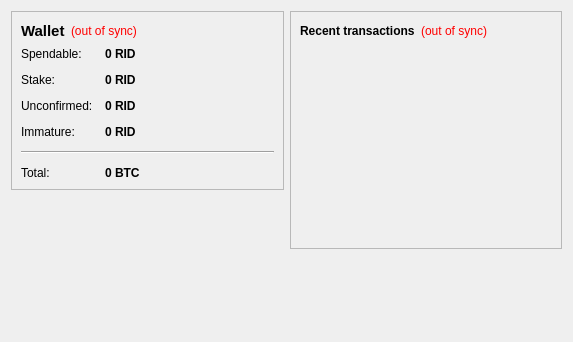
<?xml version="1.0" encoding="UTF-8"?>
<ui version="4.0">
 <class>OverviewPage</class>
 <widget class="QWidget" name="OverviewPage">
  <property name="geometry">
   <rect>
    <x>0</x>
    <y>0</y>
    <width>573</width>
    <height>342</height>
   </rect>
  </property>
  <property name="windowTitle">
   <string>Form</string>
  </property>
  <layout class="QHBoxLayout" name="horizontalLayout" stretch="1,1">
   <item>
    <layout class="QVBoxLayout" name="verticalLayout_2">
     <item>
      <widget class="QFrame" name="frame">
       <property name="frameShape">
        <enum>QFrame::StyledPanel</enum>
       </property>
       <property name="frameShadow">
        <enum>QFrame::Raised</enum>
       </property>
       <layout class="QVBoxLayout" name="verticalLayout_4">
        <item>
         <layout class="QHBoxLayout" name="horizontalLayout_4">
          <item>
           <widget class="QLabel" name="label_5">
            <property name="font">
             <font>
              <pointsize>11</pointsize>
              <weight>75</weight>
              <bold>true</bold>
             </font>
            </property>
            <property name="text">
             <string>Wallet</string>
            </property>
           </widget>
          </item>
          <item>
           <widget class="QLabel" name="labelWalletStatus">
            <property name="toolTip">
             <string>The displayed information may be out of date. Your wallet automatically synchronizes with the RiddlerCoin network after a connection is established, but this process has not completed yet.</string>
            </property>
            <property name="styleSheet">
             <string notr="true">QLabel { color: red; }</string>
            </property>
            <property name="text">
             <string notr="true">(out of sync)</string>
            </property>
            <property name="alignment">
             <set>Qt::AlignLeading|Qt::AlignLeft|Qt::AlignVCenter</set>
            </property>
           </widget>
          </item>
          <item>
           <spacer name="horizontalSpacer_2">
            <property name="orientation">
             <enum>Qt::Horizontal</enum>
            </property>
            <property name="sizeHint" stdset="0">
             <size>
              <width>40</width>
              <height>20</height>
             </size>
            </property>
           </spacer>
          </item>
         </layout>
        </item>
        <item>
         <layout class="QFormLayout" name="formLayout_2">
          <property name="fieldGrowthPolicy">
           <enum>QFormLayout::AllNonFixedFieldsGrow</enum>
          </property>
          <property name="horizontalSpacing">
           <number>12</number>
          </property>
          <property name="verticalSpacing">
           <number>12</number>
          </property>
          <item row="0" column="0">
           <widget class="QLabel" name="label">
            <property name="text">
             <string>Spendable:</string>
            </property>
           </widget>
          </item>
          <item row="0" column="1">
           <widget class="QLabel" name="labelBalance">
            <property name="font">
             <font>
              <weight>75</weight>
              <bold>true</bold>
             </font>
            </property>
            <property name="cursor">
             <cursorShape>IBeamCursor</cursorShape>
            </property>
            <property name="toolTip">
             <string>Your current spendable balance</string>
            </property>
            <property name="text">
             <string notr="true">0 RID</string>
            </property>
            <property name="textInteractionFlags">
             <set>Qt::LinksAccessibleByMouse|Qt::TextSelectableByKeyboard|Qt::TextSelectableByMouse</set>
            </property>
           </widget>
          </item>
          <item row="1" column="0">
           <widget class="QLabel" name="label_6">
            <property name="text">
             <string>Stake:</string>
            </property>
           </widget>
          </item>
          <item row="1" column="1">
           <widget class="QLabel" name="labelStake">
            <property name="font">
             <font>
              <weight>75</weight>
              <bold>true</bold>
             </font>
            </property>
            <property name="cursor">
             <cursorShape>IBeamCursor</cursorShape>
            </property>
            <property name="toolTip">
             <string>Total of coins that was staked, and do not yet count toward the current balance</string>
            </property>
            <property name="text">
             <string notr="true">0 RID</string>
            </property>
            <property name="textInteractionFlags">
             <set>Qt::LinksAccessibleByMouse|Qt::TextSelectableByKeyboard|Qt::TextSelectableByMouse</set>
            </property>
           </widget>
          </item>
          <item row="2" column="0">
           <widget class="QLabel" name="label_3">
            <property name="text">
             <string>Unconfirmed:</string>
            </property>
           </widget>
          </item>
          <item row="2" column="1">
           <widget class="QLabel" name="labelUnconfirmed">
            <property name="font">
             <font>
              <weight>75</weight>
              <bold>true</bold>
             </font>
            </property>
            <property name="cursor">
             <cursorShape>IBeamCursor</cursorShape>
            </property>
            <property name="toolTip">
             <string>Total of transactions that have yet to be confirmed, and do not yet count toward the current balance</string>
            </property>
            <property name="text">
             <string notr="true">0 RID</string>
            </property>
            <property name="textInteractionFlags">
             <set>Qt::LinksAccessibleByMouse|Qt::TextSelectableByKeyboard|Qt::TextSelectableByMouse</set>
            </property>
           </widget>
          </item>
          <item row="3" column="0">
           <widget class="QLabel" name="labelImmatureText">
            <property name="text">
             <string>Immature:</string>
            </property>
           </widget>
          </item>
          <item row="3" column="1">
           <widget class="QLabel" name="labelImmature">
            <property name="font">
             <font>
              <weight>75</weight>
              <bold>true</bold>
             </font>
            </property>
            <property name="toolTip">
             <string>Mined balance that has not yet matured</string>
            </property>
            <property name="text">
             <string notr="true">0 RID</string>
            </property>
            <property name="textInteractionFlags">
             <set>Qt::LinksAccessibleByMouse|Qt::TextSelectableByKeyboard|Qt::TextSelectableByMouse</set>
            </property>
           </widget>
          </item>
          <item row="4" column="0" colspan="2">
           <widget class="Line" name="line">
            <property name="orientation">
             <enum>Qt::Horizontal</enum>
            </property>
           </widget>
          </item>
          <item row="5" column="0">
           <widget class="QLabel" name="labelTotalText">
            <property name="text">
             <string>Total:</string>
            </property>
           </widget>
          </item>
          <item row="5" column="1">
           <widget class="QLabel" name="labelTotal">
            <property name="font">
             <font>
              <weight>75</weight>
              <bold>true</bold>
             </font>
            </property>
            <property name="cursor">
             <cursorShape>IBeamCursor</cursorShape>
            </property>
            <property name="toolTip">
             <string>Your current total balance</string>
            </property>
            <property name="text">
             <string notr="true">0 BTC</string>
            </property>
            <property name="textInteractionFlags">
             <set>Qt::LinksAccessibleByMouse|Qt::TextSelectableByKeyboard|Qt::TextSelectableByMouse</set>
            </property>
           </widget>
          </item>
         </layout>
        </item>
       </layout>
      </widget>
     </item>
     <item>
      <spacer name="verticalSpacer">
       <property name="orientation">
        <enum>Qt::Vertical</enum>
       </property>
       <property name="sizeHint" stdset="0">
        <size>
         <width>20</width>
         <height>40</height>
        </size>
       </property>
      </spacer>
     </item>
    </layout>
   </item>
   <item>
    <layout class="QVBoxLayout" name="verticalLayout_3">
     <item>
      <widget class="QFrame" name="frame_2">
       <property name="frameShape">
        <enum>QFrame::StyledPanel</enum>
       </property>
       <property name="frameShadow">
        <enum>QFrame::Raised</enum>
       </property>
       <layout class="QVBoxLayout" name="verticalLayout">
        <item>
         <layout class="QHBoxLayout" name="horizontalLayout_2">
          <item>
           <widget class="QLabel" name="label_4">
            <property name="text">
             <string>&lt;b&gt;Recent transactions&lt;/b&gt;</string>
            </property>
           </widget>
          </item>
          <item>
           <widget class="QLabel" name="labelTransactionsStatus">
            <property name="toolTip">
             <string>The displayed information may be out of date. Your wallet automatically synchronizes with the RiddlerCoin network after a connection is established, but this process has not completed yet.</string>
            </property>
            <property name="styleSheet">
             <string notr="true">QLabel { color: red; }</string>
            </property>
            <property name="text">
             <string notr="true">(out of sync)</string>
            </property>
            <property name="alignment">
             <set>Qt::AlignRight|Qt::AlignTrailing|Qt::AlignVCenter</set>
            </property>
           </widget>
          </item>
          <item>
           <spacer name="horizontalSpacer">
            <property name="orientation">
             <enum>Qt::Horizontal</enum>
            </property>
            <property name="sizeHint" stdset="0">
             <size>
              <width>40</width>
              <height>20</height>
             </size>
            </property>
           </spacer>
          </item>
         </layout>
        </item>
        <item>
         <widget class="QListView" name="listTransactions">
          <property name="styleSheet">
           <string notr="true">QListView { background: transparent; }</string>
          </property>
          <property name="frameShape">
           <enum>QFrame::NoFrame</enum>
          </property>
          <property name="verticalScrollBarPolicy">
           <enum>Qt::ScrollBarAlwaysOff</enum>
          </property>
          <property name="horizontalScrollBarPolicy">
           <enum>Qt::ScrollBarAlwaysOff</enum>
          </property>
          <property name="selectionMode">
           <enum>QAbstractItemView::NoSelection</enum>
          </property>
         </widget>
        </item>
       </layout>
      </widget>
     </item>
     <item>
      <spacer name="verticalSpacer_2">
       <property name="orientation">
        <enum>Qt::Vertical</enum>
       </property>
       <property name="sizeHint" stdset="0">
        <size>
         <width>20</width>
         <height>40</height>
        </size>
       </property>
      </spacer>
     </item>
    </layout>
   </item>
  </layout>
 </widget>
 <resources/>
 <connections/>
</ui>
